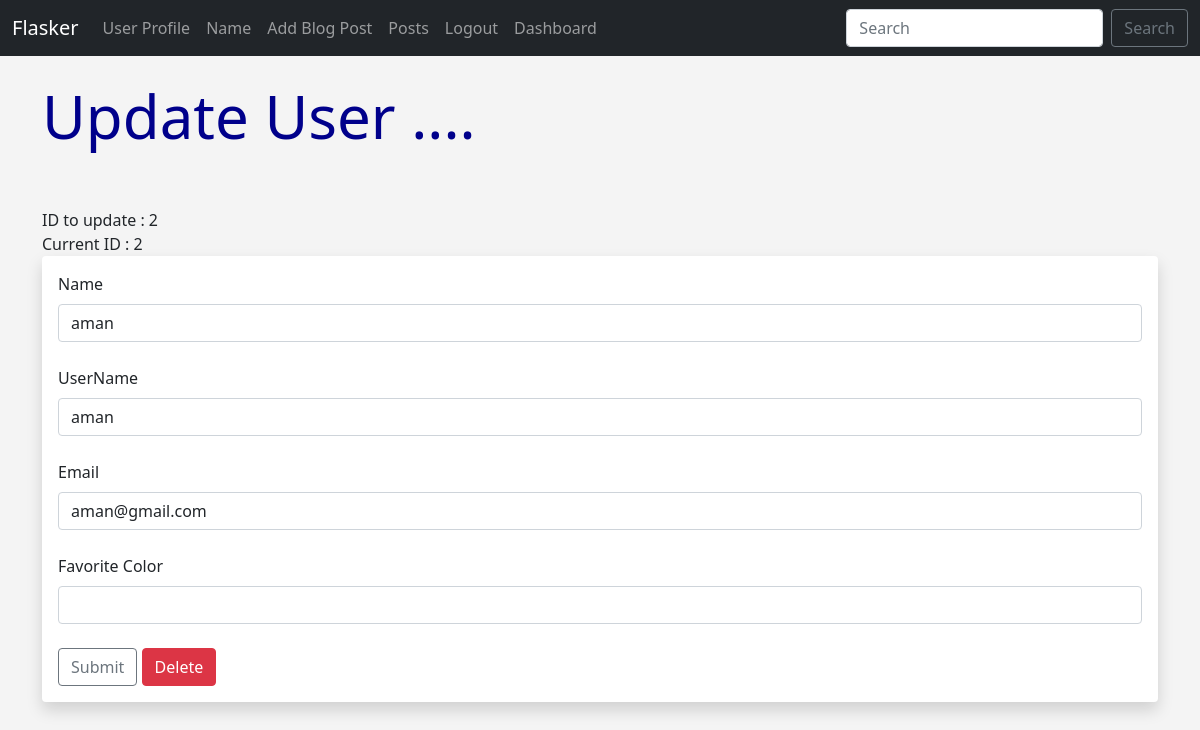
Screenshot of /update/2 (signed in) with the database file from the repository.
### app.py (models this page shows, shortened)
class Users(db.Model, UserMixin):
	id=db.Column(db.Integer,primary_key=True)
	username=db.Column(db.String(20),unique=True,nullable=False)
	name=db.Column(db.String(150),nullable=False)
	email=db.Column(db.String(100),unique=True,nullable=False)
	favorite_color=db.Column(db.String(80))
	about_author=db.Column(db.Text(),nullable=True)
	date_added=db.Column(db.DateTime,default=datetime.utcnow)
	profile_pic=db.Column(db.String(),nullable=True)
	password_hash=db.Column(db.String(128))
	posts = db.relationship('Posts',backref='poster')
	@property
	def password(self):
		raise AttributeError ('password is not a readable attribute')

### app.py (the view)
@app.route('/update/<int:id>',methods = ['GET','POST'])
@login_required
def update(id):
	form = UserForm()
	name_to_update = Users.query.get_or_404(id)
	if request.method == "POST":
		name_to_update.name = request.form['name']
		name_to_update.email = request.form['email']
		name_to_update.favorite_color = request.form['favorite_color']
		name_to_update.username = request.form['username']
		try:
			db.session.commit()
			flash("User Updated Successfully")
			return render_template("update.html",
				form=form,
				name_to_update=name_to_update)
		except:
			flash("Error! Something Went Wrong")
			return render_template("update.html",
			form=form,
			name_to_update=name_to_update)
	else:
		return render_template("update.html",
		form=form,
		id = id,
		name_to_update=name_to_update)

### webforms.py
class UserForm(FlaskForm):
	name = StringField("Name",validators=[DataRequired()])
	username = StringField("UserName",validators=[DataRequired()])
	email = StringField("Email",validators=[DataRequired()])
	favorite_color=StringField("Favorite Color")
	about_author=TextAreaField("About Author")
	password_hash = PasswordField('Password', validators=[DataRequired(),EqualTo('password_hash2',message = 'Passwords Must Match!')])
	password_hash2 = PasswordField('Confirm Password', validators=[DataRequired()])
	profile_pic = FileField("Profile Pic")
	submit = SubmitField("Submit")

class SearchForm(FlaskForm):
	searched = StringField("Searched",validators=[DataRequired()])
	submit = SubmitField("Submit")

### app.py (called while the page is built)
@login_manager.user_loader
def load_user(user_id):
	return Users.query.get(int(user_id))

@app.context_processor
def base():
	form = SearchForm()
	return dict(form=form)

### templates/update.html (shortened to what this page needs)
{% extends 'base.html' %}
{%block content %}
{% if id == current_user.id   %}
	<h1>Update User ....</h1>
	<br/><br>
	ID to update : {{id}} <br>
	Current ID : {{ current_user.id }}
	<div class="shadow p-3 mb-5 bg-body rounded">
	<form action="/update/{{ name_to_update.id }}"method="POST">
		{{ form.name.label(
		class="form-label")}}
		{{ form.name(
		class="form-control",value=name_to_update.name) }}
		<br/>
		{{ form.username.label(
		class="form-label")}}
		{{ form.username(
		class="form-control",value=name_to_update.username) }}
		<br/>
		{{ form.email.label(
		class="form-label")}}
		{{ form.email(
		class="form-control",value=name_to_update.email) }}
		<br/>
		{{ form.favorite_color.label(
		class="form-label")}}
		{{ form.favorite_color(
		class="form-control",value=name_to_update.favorite_color) }}
		<br>
		{{form.submit(
		class="btn btn-outline-secondary") }}
		<a href="{{ url_for('delete', id=name_to_update.id) }}" class="btn btn-danger">Delete</a>
	</form>
	</div>
<br><br><br>
{% endif %}
{% endblock %}

### static/css/style.css (style rules this page uses)
h1 { color:darkblue; font-size: 60px; }
body { background: #f4f4f4; }

### rows the page displays
Users: id "2", name "aman", username "aman", email "aman@gmail.com"

### other values shown
{{ id }} "2"
